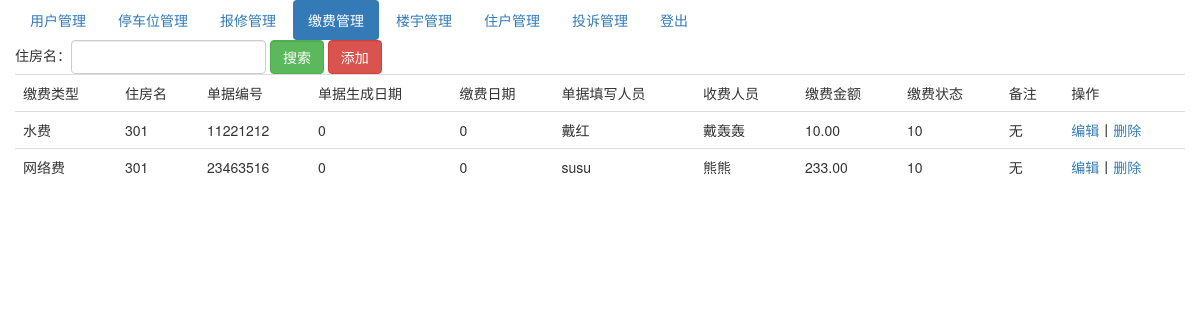
Screenshot of /index.php/charge_admin with the database file from the repository.
### tables this page shows
CREATE TABLE IF NOT EXISTS `charge` (
  `charge_id` int(10) NOT NULL AUTO_INCREMENT,
  `type_id` int(10) NOT NULL COMMENT '缴费类型ID',
  `house_id` int(10) NOT NULL,
  `invoiceNum` varchar(255) NOT NULL COMMENT '单据编号',
  `createTime` int(10) NOT NULL COMMENT '单据生成日期',
  `paymentTime` int(10) NOT NULL COMMENT '缴费日期',
  `handleName` varchar(255) NOT NULL COMMENT '单据填写人员姓名',
  `chargeName` varchar(255) NOT NULL COMMENT '收费人员姓名',
  `paymentMoney` decimal(10,2) NOT NULL COMMENT '缴费金额',
  `status` tinyint(4) NOT NULL DEFAULT '10' COMMENT '缴费状态 10未缴费 20已缴费',
  `remark` varchar(255) NOT NULL COMMENT '备注',
  PRIMARY KEY (`charge_id`)
);

### application/controllers/Charge_admin.php (called while the page is built, shortened)
<?php
class Charge_admin extends CI_Controller{
    public function __construct()
    {
        $this->load->helper('url_helper');
        $this->load->library('session');
    }
    public function index(){
        $this->load->model('charge_model');
        $this->load->model('house_model');
        $condition=array();
        $charge_list=$this->charge_model->getChargeList($condition);
        foreach($charge_list as $key=>$value){
            $type_info=$this->charge_model->getTypeInfoById($value['type_id']);
            $charge_list[$key]['type_name']=$type_info['type_name'];
            $house_info=$this->house_model->getHouseInfo(array('house_id'=>$value['house_id']));
            $charge_list[$key]['house_name']=$house_info['house_name'];
        }
        $data=array();
        $data['charge_list']=$charge_list;
        $this->load->view('templates/header_admin',$data);
        $this->load->view('charge_index_admin',$data);
    }
}

### index.php (called while the page is built, shortened)
<?php
require_once BASEPATH.'core/CodeIgniter.php';

### application/models/Charge_model.php (called while the page is built, shortened)
<?php
class Charge_model extends CI_Model{
    public function getChargeList($condition=array())
    {
        $query=$this->db->get_where('charge',$condition);
        return $query->result_array();
    }
    public function getTypeInfoById($type_id)
    {
        $query = $this->db->get_where('charge_type',array('type_id'=>$type_id));
        return $query->row_array();
    }
}
?>

### application/models/House_model.php (called while the page is built, shortened)
<?php
class House_model extends CI_Model{
    public function getHouseInfo($condition){
        $query = $this->db->get_where('house',$condition);
        return $query->row_array();
    }
}
?>

### application/views/charge_index_admin.php (the view, shortened to what this page needs)
<div class="container">
    <div class="row">
        <ul class="nav nav-pills">
            <li role="presentation"><a href="/index.php/member_admin/index">用户管理</a></li>
            <li role="presentation"><a href="/index.php/carport_admin/index">停车位管理</a></li>
            <li role="presentation"><a href="/index.php/repair_admin/index">报修管理</a></li>
            <li role="presentation" class="active"><a href="/index.php/charge_admin/index">缴费管理</a></li>
            <li role="presentation"><a href="/index.php/building_admin/index">楼宇管理</a></li>
            <li role="presentation"><a href="/index.php/house_admin/index">住户管理</a></li>
            <li role="presentation"><a href="/index.php/complain_admin/index">投诉管理</a></li>
            <li role="presentation"><a href="/index.php/Welcome/logout">登出</a></li>
        </ul>
    </div>
    <div class="row">
        <form method="get" class="form-inline" action="/index.php/Charge_admin/index">
            <div class="form-group">住房名：<input type="text" class="form-control" name="house_name"></div>
            <div class="form-group"><input type="submit" class="form-control btn-success" value="搜索"></div>
            <div class="form-group"><a class="form-control btn-danger" href="/index.php/Charge_admin/add">添加</a></div>
        </form>
    </div>
    <div class="row">
        <table class="table">
            <tr>
                <td>缴费类型</td>
                <td>住房名</td>
                <td>单据编号</td>
                <td>单据生成日期</td>
                <td>缴费日期</td>
                <td>单据填写人员</td>
                <td>收费人员</td>
                <td>缴费金额</td>
                <td>缴费状态</td>
                <td>备注</td>
                <td>操作</td>
            </tr>
            <?php foreach($charge_list as $value){ ?>
                <tr>
                    <td><?php echo $value['type_name']; ?></td>
                    <td><?php echo $value['house_name']; ?></td>
                    <td><?php echo $value['invoiceNum']; ?></td>
                    <td><?php echo $value['createTime']; ?></td>
                    <td><?php echo $value['paymentTime']; ?></td>
                    <td><?php echo $value['handleName']; ?></td>
                    <td><?php echo $value['chargeName']; ?></td>
                    <td><?php echo $value['paymentMoney']; ?></td>
                    <td><?php echo $value['status']; ?></td>
                    <td><?php echo $value['remark']; ?></td>
                    <td><a href="/index.php/Charge_admin/showEdit?charge_id=<?php echo $value['charge_id']; ?>">编辑</a>丨<a href="/index.php/Charge_admin/delete?charge_id=<?php echo $value['charge_id']; ?>">删除</a></td>
                </tr>
            <?php } ?>
        </table>
    </div>
</div>

### rows the page displays
charge: type_name "水费", house_name "301", invoiceNum "11221212", createTime "0", paymentTime "0", handleName "戴红", chargeName "戴轰轰", paymentMoney "10.00", status "10", remark "无"
charge: type_name "网络费", house_name "301", invoiceNum "23463516", createTime "0", paymentTime "0", handleName "susu", chargeName "熊熊", paymentMoney "233.00", status "10", remark "无"
